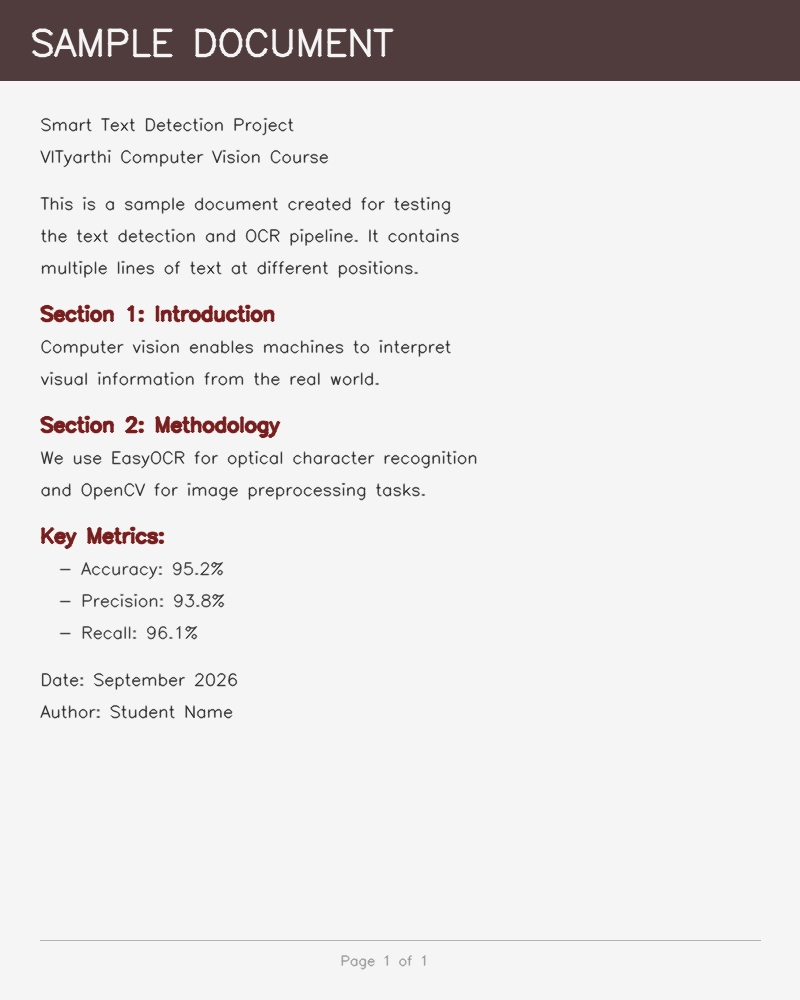
#> input picture samples/sample_document.jpg, 800 x 1000 px
$ python -i preprocessing.py   (imports and definitions only)
#> lines starting #> are read from the running program, lines starting #| are printed output that depends on the picture
#> further down, picture is the input picture: shape (1000, 800, 3); mean B, G, R 226.6, 226.5, 228.6
"""
Image Preprocessing Module for Smart Text Detection.

Provides a pipeline of OpenCV-based preprocessing steps optimized for OCR:
grayscale conversion, noise reduction, contrast enhancement, adaptive
thresholding, and resizing. Each function works independently and can be
tested in isolation.
"""

import cv2
import numpy as np
from typing import Dict, Optional, Tuple


# [22 lines left out: function load_image, not called in this run]


def resize_if_needed(image: np.ndarray, max_dimension: int = 2000) -> np.ndarray:
    """Resize the image if its largest dimension exceeds max_dimension.

    Maintains aspect ratio. Images smaller than the limit are returned
    unchanged.

    Args:
        image: Input image (BGR or grayscale).
        max_dimension: Maximum allowed width or height in pixels.

    Returns:
        Resized image, or the original if no resize was needed.
    """
#> called with max_dimension = 2000
    h, w = image.shape[:2]
#> h = 1000; w = 800
    if max(h, w) <= max_dimension:
        return image

    scale = max_dimension / max(h, w)
    new_w = int(w * scale)
    new_h = int(h * scale)
    return cv2.resize(image, (new_w, new_h), interpolation=cv2.INTER_AREA)


def to_grayscale(image: np.ndarray) -> np.ndarray:
    """Convert a BGR image to grayscale.

    If the image is already single-channel, it is returned as-is.

    Args:
        image: Input image.

    Returns:
        Grayscale image.
    """
    if len(image.shape) == 2:
        return image
    if image.shape[2] == 1:
        return image[:, :, 0]
    return cv2.cvtColor(image, cv2.COLOR_BGR2GRAY)


def reduce_noise(image: np.ndarray, kernel_size: int = 3) -> np.ndarray:
    """Apply Gaussian blur to reduce high-frequency noise.

    A mild blur helps OCR by smoothing out pixel-level noise without
    destroying text edges.

    Args:
        image: Grayscale or BGR image.
        kernel_size: Size of the Gaussian kernel (must be odd).

    Returns:
        Blurred image.
    """
#> called with kernel_size = 3
    return cv2.GaussianBlur(image, (kernel_size, kernel_size), 0)


def enhance_contrast(image: np.ndarray, clip_limit: float = 2.0,
                     tile_size: int = 8) -> np.ndarray:
    """Enhance local contrast using CLAHE (Contrast Limited Adaptive
    Histogram Equalization).

    Works on grayscale images. For BGR input the image is converted to
    grayscale first.

    Args:
        image: Grayscale image.
        clip_limit: CLAHE clip limit (controls contrast amplification).
        tile_size: Grid size for local histogram equalization.

    Returns:
        Contrast-enhanced grayscale image.
    """
#> called with clip_limit = 2, tile_size = 8
    gray = to_grayscale(image) if len(image.shape) == 3 else image
    clahe = cv2.createCLAHE(clipLimit=clip_limit,
                            tileGridSize=(tile_size, tile_size))
    return clahe.apply(gray)
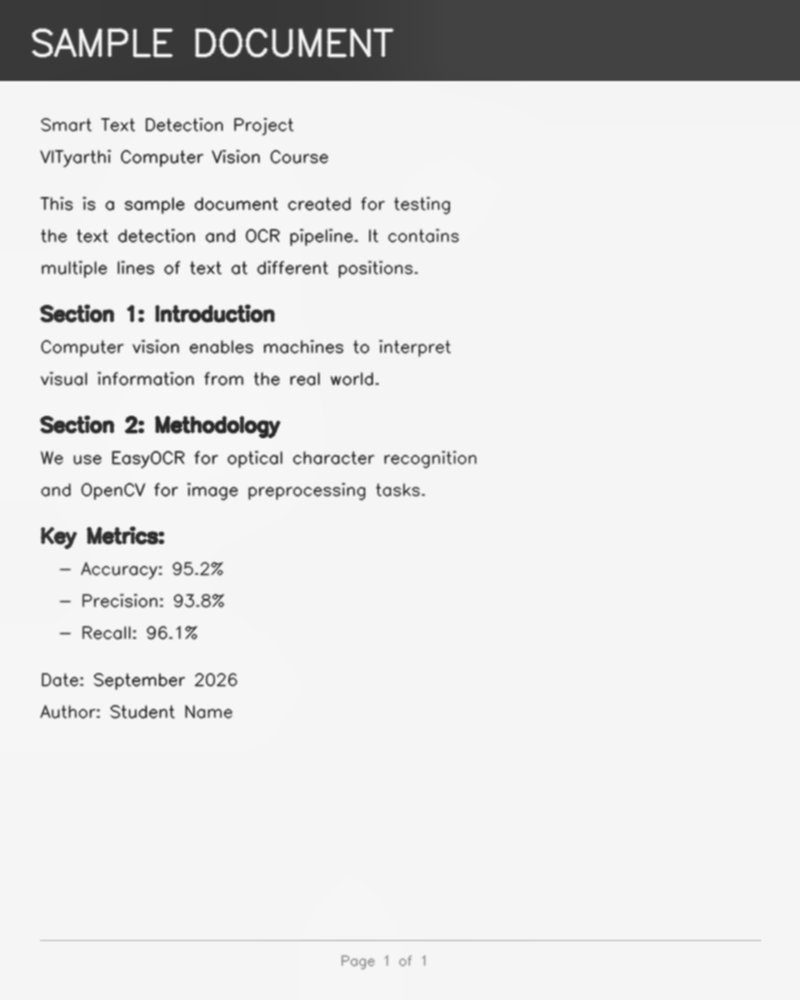
#> returned value: shape (1000, 800); min 37, max 249, mean 226


# [20 lines left out: function adaptive_threshold, not called in this run]


def run_preprocessing_pipeline(image: np.ndarray,
                               apply_threshold: bool = False) -> Dict[str, np.ndarray]:
    """Run the full preprocessing pipeline and return intermediate results.

    Pipeline order:
      1. Resize if needed
      2. Grayscale conversion
      3. Noise reduction
      4. Contrast enhancement (CLAHE)
      5. Adaptive thresholding (optional)

    The function returns a dictionary containing every intermediate stage
    so callers can inspect or use any step.

    Args:
        image: Raw BGR input image.
        apply_threshold: Whether to include adaptive thresholding.

    Returns:
        Dictionary with keys: 'resized', 'grayscale', 'denoised',
        'enhanced', and optionally 'thresholded'. The 'processed' key
        always points to the final stage.
    """
    stages: Dict[str, np.ndarray] = {}

    stages["resized"] = resize_if_needed(image)
    stages["grayscale"] = to_grayscale(stages["resized"])
    stages["denoised"] = reduce_noise(stages["grayscale"])
    stages["enhanced"] = enhance_contrast(stages["denoised"])

    if apply_threshold:
        stages["thresholded"] = adaptive_threshold(stages["enhanced"])
        stages["processed"] = stages["thresholded"]
    else:
        stages["processed"] = stages["enhanced"]

    return stages

>>> import cv2
>>> picture = cv2.imread('../samples/sample_document.jpg')
>>> result = run_preprocessing_pipeline(picture)
#> result = 5 items
